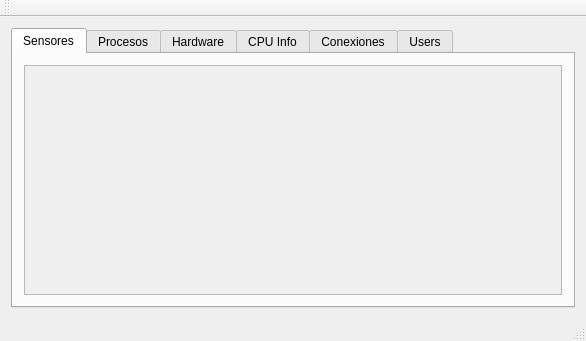
<?xml version="1.0" encoding="UTF-8"?>
<ui version="4.0">
 <class>MainWindow</class>
 <widget class="QMainWindow" name="MainWindow">
  <property name="geometry">
   <rect>
    <x>0</x>
    <y>0</y>
    <width>586</width>
    <height>341</height>
   </rect>
  </property>
  <property name="maximumSize">
   <size>
    <width>1920</width>
    <height>1080</height>
   </size>
  </property>
  <property name="windowTitle">
   <string>System Monitor</string>
  </property>
  <widget class="QWidget" name="centralWidget">
   <layout class="QVBoxLayout" name="verticalLayout_8">
    <item>
     <widget class="QTabWidget" name="Tabs">
      <property name="mouseTracking">
       <bool>false</bool>
      </property>
      <property name="autoFillBackground">
       <bool>false</bool>
      </property>
      <property name="currentIndex">
       <number>0</number>
      </property>
      <property name="usesScrollButtons">
       <bool>true</bool>
      </property>
      <widget class="QWidget" name="SensorTab">
       <attribute name="title">
        <string>Sensores</string>
       </attribute>
       <layout class="QVBoxLayout" name="verticalLayout">
        <item>
         <widget class="QScrollArea" name="SensorScroll">
          <property name="widgetResizable">
           <bool>true</bool>
          </property>
          <widget class="QWidget" name="SensorsLayout">
           <property name="geometry">
            <rect>
             <x>0</x>
             <y>0</y>
             <width>544</width>
             <height>211</height>
            </rect>
           </property>
           <layout class="QVBoxLayout" name="verticalLayout_6">
            <item>
             <layout class="QVBoxLayout" name="VSLayout"/>
            </item>
           </layout>
          </widget>
         </widget>
        </item>
       </layout>
      </widget>
      <widget class="QWidget" name="ProcessTab">
       <attribute name="title">
        <string>Procesos</string>
       </attribute>
       <layout class="QVBoxLayout" name="verticalLayout_3">
        <item>
         <widget class="QTreeWidget" name="ProcessTree">
          <property name="uniformRowHeights">
           <bool>false</bool>
          </property>
          <property name="itemsExpandable">
           <bool>true</bool>
          </property>
          <property name="sortingEnabled">
           <bool>true</bool>
          </property>
          <property name="animated">
           <bool>true</bool>
          </property>
          <property name="allColumnsShowFocus">
           <bool>false</bool>
          </property>
          <property name="wordWrap">
           <bool>true</bool>
          </property>
          <property name="headerHidden">
           <bool>false</bool>
          </property>
          <property name="columnCount">
           <number>2</number>
          </property>
          <attribute name="headerCascadingSectionResizes">
           <bool>true</bool>
          </attribute>
          <attribute name="headerHighlightSections">
           <bool>false</bool>
          </attribute>
          <attribute name="headerMinimumSectionSize">
           <number>80</number>
          </attribute>
          <attribute name="headerShowSortIndicator" stdset="0">
           <bool>true</bool>
          </attribute>
          <attribute name="headerStretchLastSection">
           <bool>true</bool>
          </attribute>
          <column>
           <property name="text">
            <string>Name</string>
           </property>
           <property name="textAlignment">
            <set>AlignLeading|AlignVCenter</set>
           </property>
          </column>
          <column>
           <property name="text">
            <string>Value</string>
           </property>
           <property name="textAlignment">
            <set>AlignLeading|AlignVCenter</set>
           </property>
          </column>
         </widget>
        </item>
       </layout>
      </widget>
      <widget class="QWidget" name="HardwareTab">
       <attribute name="title">
        <string>Hardware</string>
       </attribute>
       <layout class="QVBoxLayout" name="verticalLayout_4">
        <item>
         <widget class="QScrollArea" name="HardwareScrollArea">
          <property name="widgetResizable">
           <bool>true</bool>
          </property>
          <widget class="QWidget" name="scrollAreaWidgetContents">
           <property name="geometry">
            <rect>
             <x>0</x>
             <y>0</y>
             <width>544</width>
             <height>211</height>
            </rect>
           </property>
           <property name="autoFillBackground">
            <bool>true</bool>
           </property>
           <layout class="QVBoxLayout" name="verticalLayout_5">
            <item>
             <widget class="QTreeView" name="HardwareTree">
              <property name="sortingEnabled">
               <bool>false</bool>
              </property>
              <property name="animated">
               <bool>true</bool>
              </property>
              <property name="headerHidden">
               <bool>false</bool>
              </property>
             </widget>
            </item>
            <item>
             <widget class="QLabel" name="HardwareLabel">
              <property name="sizePolicy">
               <sizepolicy hsizetype="Expanding" vsizetype="Expanding">
                <horstretch>0</horstretch>
                <verstretch>0</verstretch>
               </sizepolicy>
              </property>
              <property name="text">
               <string/>
              </property>
             </widget>
            </item>
           </layout>
          </widget>
         </widget>
        </item>
       </layout>
      </widget>
      <widget class="QWidget" name="CpuInfoTab">
       <attribute name="title">
        <string>CPU Info</string>
       </attribute>
       <layout class="QVBoxLayout" name="verticalLayout_2">
        <item>
         <widget class="QScrollArea" name="scrollArea">
          <property name="widgetResizable">
           <bool>true</bool>
          </property>
          <widget class="QWidget" name="scrollAreaWidgetContents_2">
           <property name="geometry">
            <rect>
             <x>0</x>
             <y>0</y>
             <width>544</width>
             <height>211</height>
            </rect>
           </property>
           <layout class="QVBoxLayout" name="verticalLayout_7">
            <item>
             <widget class="QLabel" name="CpuLabel">
              <property name="sizePolicy">
               <sizepolicy hsizetype="Expanding" vsizetype="Expanding">
                <horstretch>0</horstretch>
                <verstretch>0</verstretch>
               </sizepolicy>
              </property>
              <property name="text">
               <string/>
              </property>
             </widget>
            </item>
           </layout>
          </widget>
         </widget>
        </item>
       </layout>
      </widget>
      <widget class="QWidget" name="NetStatTab">
       <attribute name="title">
        <string>Conexiones</string>
       </attribute>
       <layout class="QVBoxLayout" name="verticalLayout_9">
        <item>
         <widget class="QToolBox" name="ProtocolBox">
          <property name="currentIndex">
           <number>0</number>
          </property>
          <widget class="QWidget" name="Tcp">
           <property name="geometry">
            <rect>
             <x>0</x>
             <y>0</y>
             <width>546</width>
             <height>120</height>
            </rect>
           </property>
           <attribute name="label">
            <string>Tcp</string>
           </attribute>
           <layout class="QVBoxLayout" name="verticalLayout_11">
            <item>
             <widget class="QLabel" name="TcpLabel">
              <property name="text">
               <string/>
              </property>
             </widget>
            </item>
           </layout>
          </widget>
          <widget class="QWidget" name="Udp">
           <property name="geometry">
            <rect>
             <x>0</x>
             <y>0</y>
             <width>86</width>
             <height>35</height>
            </rect>
           </property>
           <attribute name="label">
            <string>Udp</string>
           </attribute>
           <layout class="QVBoxLayout" name="verticalLayout_10">
            <item>
             <widget class="QLabel" name="UdpLabel">
              <property name="text">
               <string/>
              </property>
             </widget>
            </item>
           </layout>
          </widget>
          <widget class="QWidget" name="Unix">
           <property name="geometry">
            <rect>
             <x>0</x>
             <y>0</y>
             <width>546</width>
             <height>120</height>
            </rect>
           </property>
           <attribute name="label">
            <string>Unix</string>
           </attribute>
           <layout class="QHBoxLayout" name="horizontalLayout">
            <item>
             <widget class="QLabel" name="UnixLabel">
              <property name="text">
               <string/>
              </property>
             </widget>
            </item>
           </layout>
          </widget>
         </widget>
        </item>
       </layout>
      </widget>
      <widget class="QWidget" name="UsersTab">
       <attribute name="title">
        <string>Users</string>
       </attribute>
       <layout class="QVBoxLayout" name="verticalLayout_12">
        <item>
         <widget class="QLabel" name="UsersLabel">
          <property name="text">
           <string>Current users: 

</string>
          </property>
          <property name="alignment">
           <set>Qt::AlignLeading|Qt::AlignLeft|Qt::AlignTop</set>
          </property>
         </widget>
        </item>
       </layout>
      </widget>
     </widget>
    </item>
   </layout>
  </widget>
  <widget class="QMenuBar" name="menuBar">
   <property name="geometry">
    <rect>
     <x>0</x>
     <y>0</y>
     <width>586</width>
     <height>22</height>
    </rect>
   </property>
  </widget>
  <widget class="QToolBar" name="mainToolBar">
   <attribute name="toolBarArea">
    <enum>TopToolBarArea</enum>
   </attribute>
   <attribute name="toolBarBreak">
    <bool>false</bool>
   </attribute>
  </widget>
  <widget class="QStatusBar" name="statusBar"/>
 </widget>
 <layoutdefault spacing="6" margin="11"/>
 <resources/>
 <connections/>
</ui>
